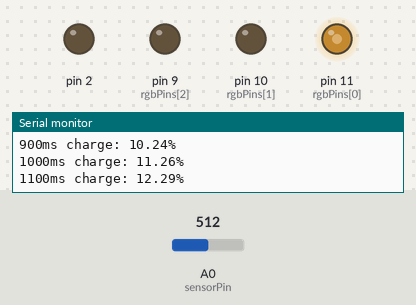
The sketch below on a simulated Arduino Uno, built with avr-gcc and run on an emulated ATmega328P. Parts: output pins drawn as LEDs (lit = HIGH), the last lines printed to the serial monitor. Inputs (shaded band) come from the test bench; at power-on: A0 (sensorPin) = 512.

Above: at 1.2 s.
1.3 s: A0 (sensorPin) set to 595
At 3.2 s:
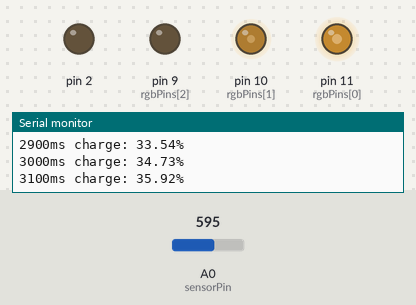
4.3 s: A0 (sensorPin) set to 623
At 5.4 s:
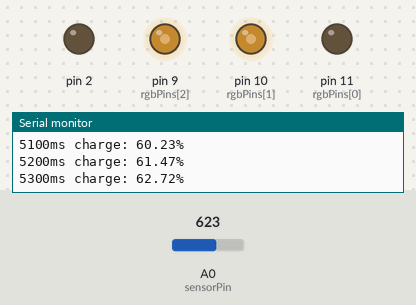
Timing chart, 0 to 9.9 s (numbered marks = the images above; inputs shaded):
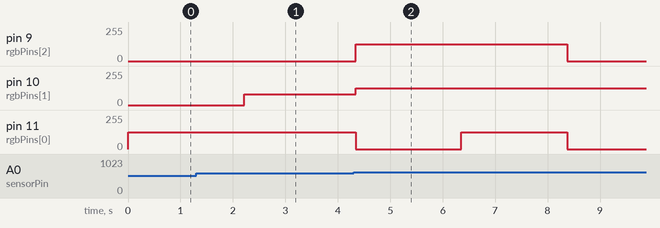

Measured:
- the behaviour switches between 611 and 612 on A0 (sensorPin) (found by bisection; images 1 and 2)

The sketch:

09.photoresistor-rgb-led.ino
```cpp
const int rgbCount = 3;
const int rgbPins[rgbCount] = { 11, 10, 9 };

const int sensorPin = A0;  // no need to set pinMode
int sensorValue = 0;

unsigned int batteryMax = 50000;
unsigned int batteryLevel = 0;
unsigned int ticks = 0;
unsigned int wait = 100;

void setup() {
  Serial.begin(9600);
  for (int i = 0; i < rgbCount; i++) {
    pinMode(i, OUTPUT);
  }
}

void loop() {
  sensorValue = analogRead(sensorPin);

  if (batteryLevel > batteryMax) {
    ticks = 0;
    delay(20000);
  }  else {
    batteryLevel += sensorValue;
    double percentage = batteryPercentage();
    printBatteryPercentage(percentage);
    showBatteryIndicator(percentage);
    ticks += wait;
    delay(wait);
  }
}

double batteryPercentage() {
  return min(100.0, 100.0 * ((double)batteryLevel / (double)batteryMax));
}

void printBatteryPercentage(double percentage) {
  Serial.print(ticks);
  Serial.print("ms charge: ");
  Serial.print(percentage);
  Serial.println("%");
}

void showBatteryIndicator(double percentage) {
  if (percentage < 0) {
    writeColor(0, 0, 0);
  } else if (isBetween(percentage, 0, 25.0)) {
    writeColor(125, 0, 0); // red
  } else if (isBetween(percentage, 25.0, 50.0)) {
    writeColor(125, 80, 0); // yellow
  } else if (isBetween(percentage, 50.0, 75.0)) {
    writeColor(0, 125, 125);
  } else if (isBetween(percentage, 75.0, 99.0)) {
    writeColor(125, 125, 125);
  } else {
    writeColor(0, 125, 0);
  }
}

bool isBetween(double value, double min, double max) {
  return value > min && value <= max;
}

void writeColor(int r, int g, int b) {
  analogWrite(rgbPins[0], r);
  analogWrite(rgbPins[1], g);
  analogWrite(rgbPins[2], b);
}
```
